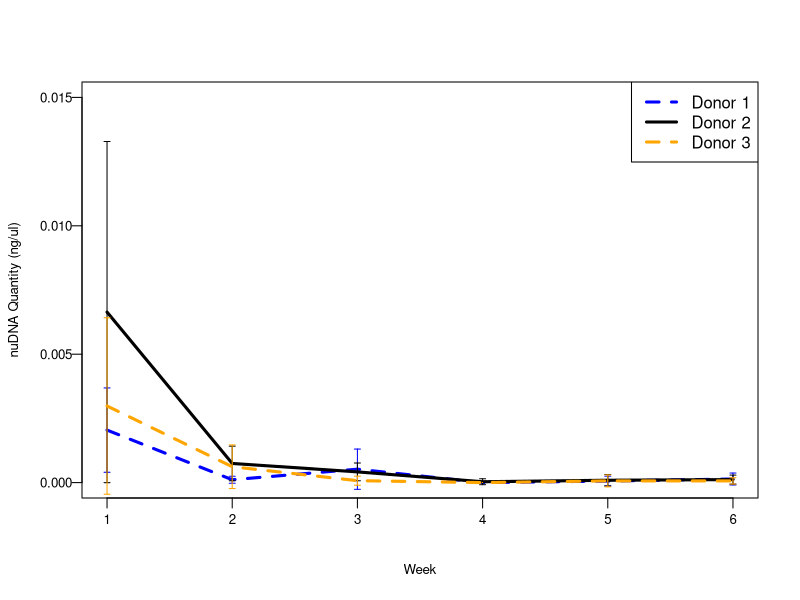

Recreate this plot in R.
#line graph for nuclear DNA  
#***************************************

library(dplyr)

df <- read.csv("nuclearDNA_quantity.csv")

Donor1 <-filter(df,donor_id == "Donor1")
Donor2 <-filter(df,donor_id == "Donor2")
Donor3 <-filter(df,donor_id == "Donor3")
Time <-c(1,2,3,4,5,6)

#nuDNA quantity composite line graph 
pdf("nuDNA_Composite.pdf", width =11,height=6)
plot(1, type="n", xlim=c(1,6),ylim=c(0,0.015), ylab="nuDNA Quantity (ng/ul)",las=1, cex.axis=0.8, cex.lab=0.8, xlab = "Week", main= "", mgp=c(3,0.5,0), col="white")
# points and line for samples 
Quant1 <-as.vector(tapply(Donor1$quantity_nudna, INDEX=Donor1$week, FUN=mean, simplify = TRUE), mode="numeric")
lines (Time, Quant1,lty=2, lwd=3, col="blue")
errorbarsQuant1 <- as.vector(tapply(Donor1$quantity_nudna, INDEX=Donor1$week, FUN=sd, simplify = TRUE), mode="numeric")
arrows (Time, Quant1, Time, Quant1 + errorbarsQuant1, length=0.03, angle=90, col="blue")
arrows (Time, Quant1, Time, Quant1 - errorbarsQuant1, length=0.03, angle=90,col="blue")
Quant2 <-as.vector(tapply(Donor2$quantity_nudna, INDEX=Donor2$week, FUN=mean, simplify = TRUE), mode="numeric")
lines (Time, Quant2,lty=1, lwd=3, col="black")
errorbarsQuant2 <- as.vector(tapply(Donor2$quantity_nudna, INDEX=Donor2$week, FUN=sd, simplify = TRUE), mode="numeric")
arrows (Time, Quant2, Time, Quant2 + errorbarsQuant2, length=0.03, angle=90, col="black")
arrows (Time, Quant2, Time, Quant2 - errorbarsQuant2, length=0.03, angle=90,col="black")
Quant3 <-as.vector(tapply(Donor3$quantity_nudna, INDEX=Donor3$week, FUN=mean, simplify = TRUE), mode="numeric")
lines (Time, Quant3,lty=2, lwd=3, col="orange")
errorbarsQuant3 <- as.vector(tapply(Donor3$quantity_nudna, INDEX=Donor3$week, FUN=sd, simplify = TRUE), mode="numeric")
arrows (Time, Quant3, Time, Quant3 + errorbarsQuant3, length=0.03, angle=90, col="orange")
arrows (Time, Quant3, Time, Quant3 - errorbarsQuant3, length=0.03, angle=90,col="orange")
legend("topright", legend=c("Donor 1", "Donor 2", "Donor 3"),
       col=c("blue", "black", "orange"), lty=2:1,lwd=3, cex=1)
dev.off()